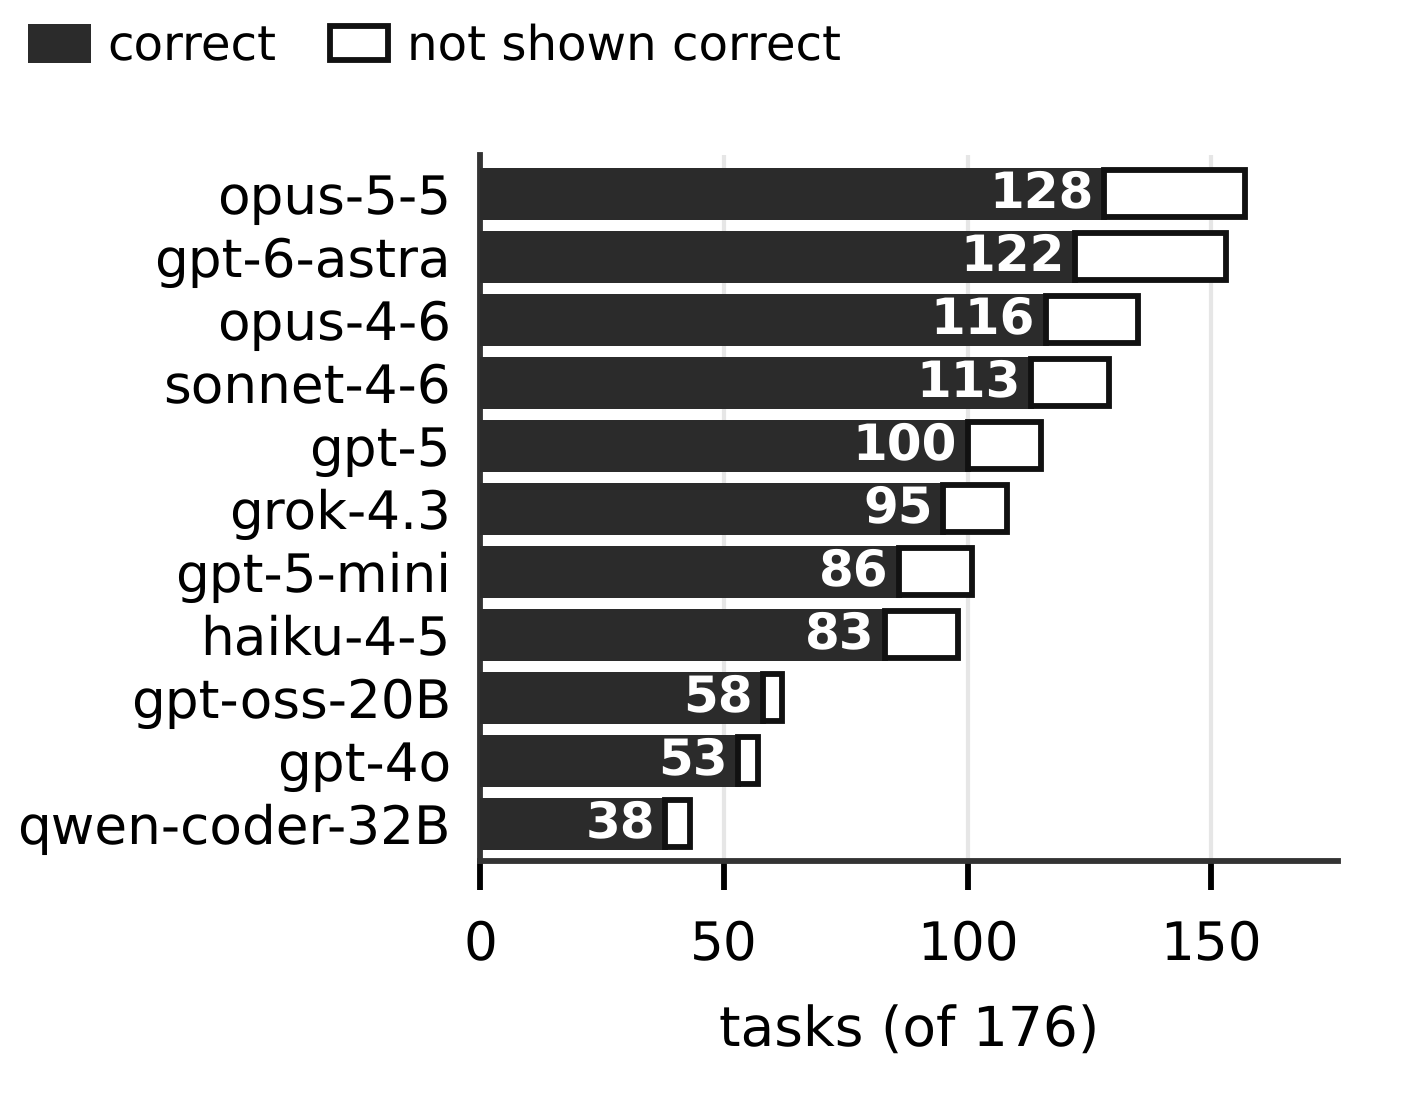

This figure's Python source:
"""Fig. 2 of the paper: the accepts of each model, split into correct and not shown correct.

Reads results/bigrun_v7_described.json (written by pipeline/fix_table5.py), view "before": the audited accepts of
the 176 described tasks before any repair. An accept is correct when the generated specification provably implies
the reference. Models are sorted by their number of accepts.

    python fig2_reliability.py         # the figure of the paper
    python fig2_reliability.py all     # the same on all 378 tasks (results/bigrun_v7.json)
"""
import sys

import fig_common as F

ALL = "all" in sys.argv[1:]
d = F.load("bigrun_v7.json" if ALL else "bigrun_v7_described.json")
VIEW = "before"
N = 378 if ALL else 176
models = sorted(d["models"], key=lambda m: -d["models"][m][VIEW]["acc"])
units = len(models) + 0.2

fig, ax = F.bar_figure(units, 0.80, pitch=0.105, right_in=0.12)
h = F.bar_height(fig, units, bar_in=0.078)
for i, m in enumerate(models):
    s = d["models"][m][VIEW]
    F.stack(ax, i, [(s["rel"], F.GOOD), (s["weak"], F.OPEN)], h)
    F.num_in(ax, s["rel"] - N * 0.012, i, "%d" % s["rel"])
ax.set_yticks(range(len(models)))
ax.set_yticklabels([F.SHORT[m] for m in models], fontsize=F.FS_TICK)
ax.set_ylim(len(models) - 0.4, -0.6)
ax.set_xlim(0, N)
ax.set_xticks([0, 100, 200, 300] if ALL else [0, 50, 100, 150])
ax.set_xlabel("tasks (of %d)" % N, fontsize=F.FS_LAB)
F.legend(fig, [(F.GOOD, "correct"), (F.OPEN, "not shown correct")])

F.save(fig, "fig2_reliability%s.png" % ("_all" if ALL else ""))
for m in models:
    s = d["models"][m][VIEW]
    print("  %-16s accepts %3d, correct %3d" % (F.SHORT[m], s["acc"], s["rel"]))
